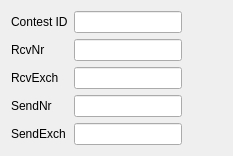
     <widget class="QWidget" name="tabContest">
      <attribute name="title">
       <string>&amp;Contest</string>
      </attribute>
      <layout class="QVBoxLayout" name="verticalLayout_6">
       <item>
        <layout class="QHBoxLayout" name="horizontalLayout_4">
         <item>
          <layout class="QFormLayout" name="formLayout_9">
           <item row="0" column="0">
            <widget class="QLabel" name="contestIDLabel">
             <property name="text">
              <string>Contest ID</string>
             </property>
            </widget>
           </item>
           <item row="0" column="1">
            <widget class="NewContactEditLine" name="contestIDEdit"/>
           </item>
           <item row="1" column="0">
            <widget class="QLabel" name="srxLabel">
             <property name="text">
              <string>RcvNr</string>
             </property>
            </widget>
           </item>
           <item row="1" column="1">
            <widget class="NewContactEditLine" name="srxEdit">
             <property name="enabled">
              <bool>true</bool>
             </property>
            </widget>
           </item>
           <item row="2" column="0">
            <widget class="QLabel" name="srxStringLabel">
             <property name="text">
              <string>RcvExch</string>
             </property>
            </widget>
           </item>
           <item row="2" column="1">
            <widget class="NewContactEditLine" name="srxStringEdit">
             <property name="enabled">
              <bool>true</bool>
             </property>
            </widget>
           </item>
           <item row="3" column="0">
            <widget class="QLabel" name="stxLabel">
             <property name="text">
              <string>SendNr</string>
             </property>
            </widget>
           </item>
           <item row="3" column="1">
            <widget class="NewContactEditLine" name="stxEdit">
             <property name="enabled">
              <bool>true</bool>
             </property>
            </widget>
           </item>
           <item row="4" column="0">
            <widget class="QLabel" name="stxStringLabel">
             <property name="text">
              <string>SendExch</string>
             </property>
            </widget>
           </item>
           <item row="4" column="1">
            <widget class="NewContactEditLine" name="stxStringEdit">
             <property name="enabled">
              <bool>true</bool>
             </property>
            </widget>
           </item>
          </layout>
         </item>
         <item>
          <spacer name="horizontalSpacer_3">
           <property name="orientation">
            <enum>Qt::Horizontal</enum>
           </property>
           <property name="sizeType">
            <enum>QSizePolicy::Expanding</enum>
           </property>
           <property name="sizeHint" stdset="0">
            <size>
             <width>40</width>
             <height>20</height>
            </size>
           </property>
          </spacer>
         </item>
        </layout>
       </item>
      </layout>
     </widget>
